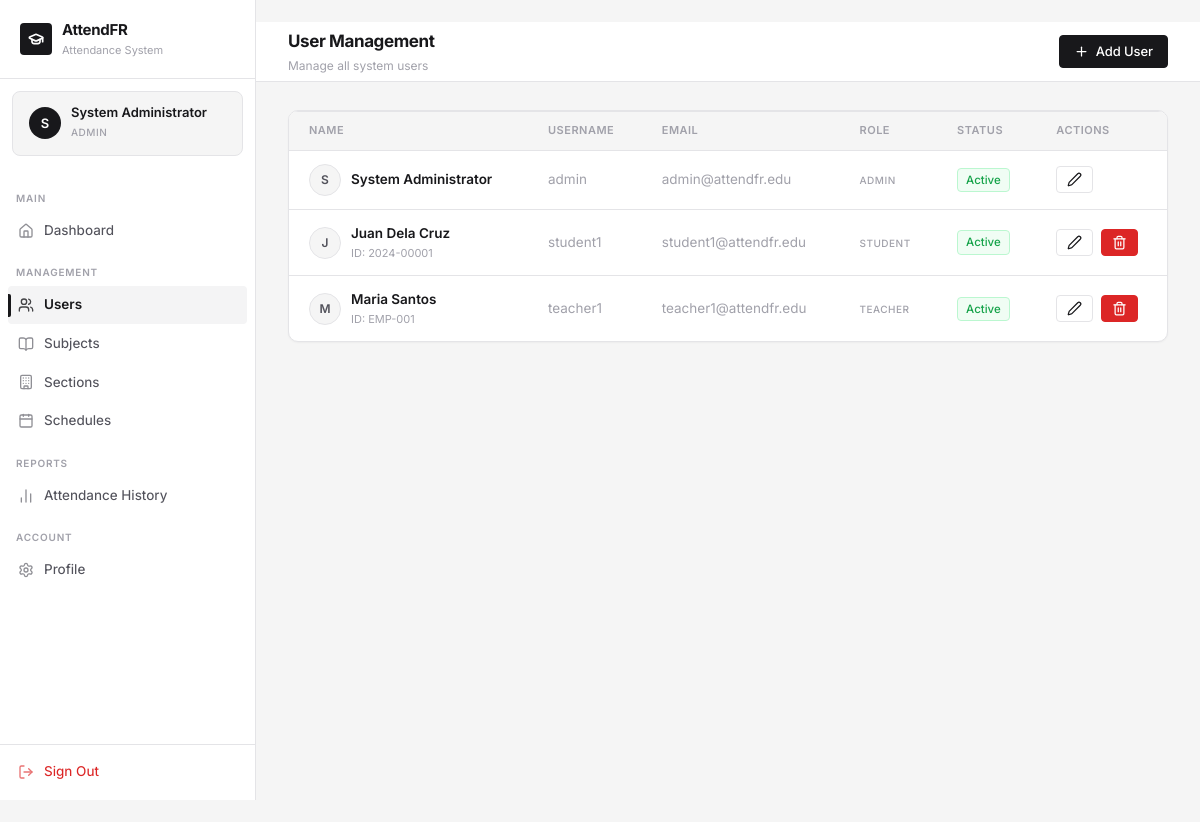
Before: /accounts/users/ (signed in) with the older database file.
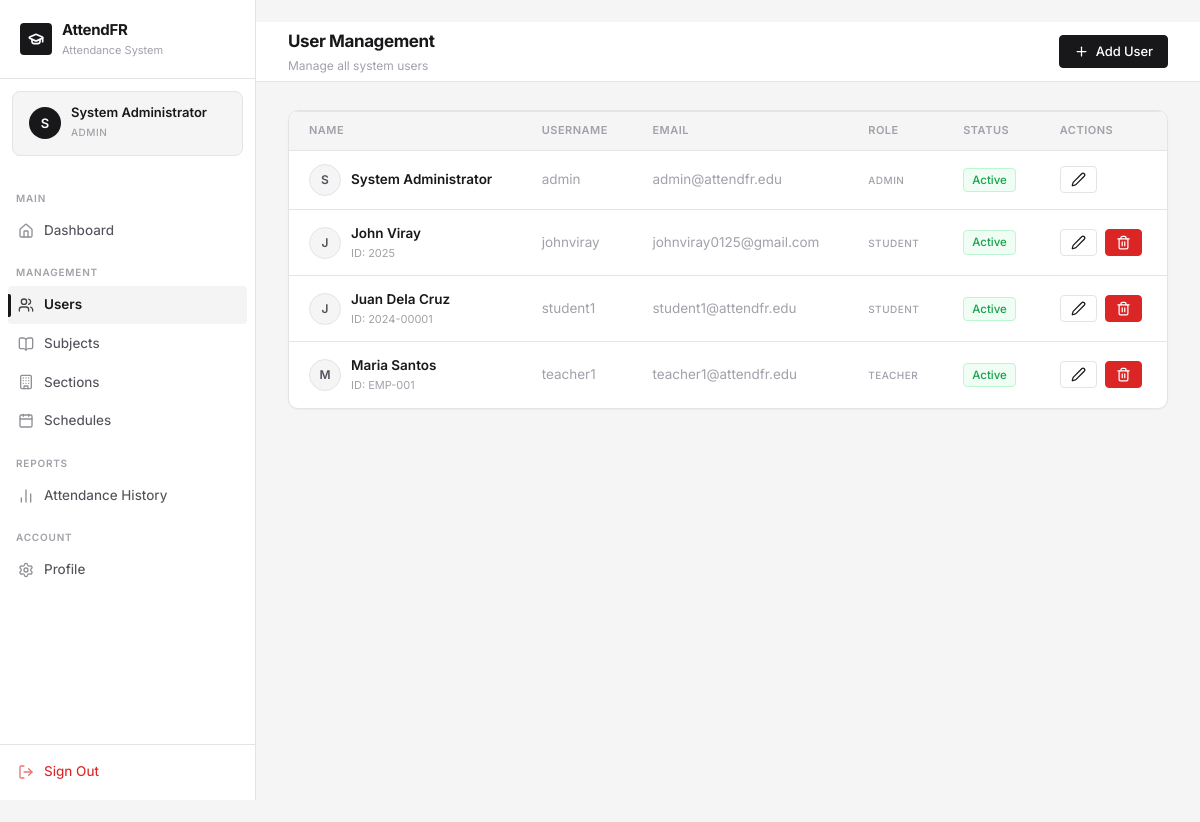
After: the same page with the newer database file.
### accounts/models.py (models this page shows, shortened)
class CustomUser(AbstractUser):
    ROLE_CHOICES = (
        ('admin', 'Admin'),
        ('teacher', 'Teacher'),
        ('student', 'Student'),
    )
    role = models.CharField(max_length=10, choices=ROLE_CHOICES, default='student')
    profile_image = models.ImageField(upload_to='profiles/', blank=True, null=True)
    phone = models.CharField(max_length=20, blank=True)
    class Meta:
        verbose_name = 'User'
        verbose_name_plural = 'Users'

class Student(models.Model):
    user = models.OneToOneField(CustomUser, on_delete=models.CASCADE, related_name='student_profile')
    student_id = models.CharField(max_length=20, unique=True)
    year_level = models.PositiveSmallIntegerField(default=1)
    course = models.CharField(max_length=100, blank=True)
    face_encoding = models.TextField(blank=True, null=True)
    face_enrolled_at = models.DateTimeField(blank=True, null=True)
    face_image = models.ImageField(upload_to='face_images/', blank=True, null=True)
    class Meta:
        verbose_name = 'Student'
        verbose_name_plural = 'Students'

class Teacher(models.Model):
    user = models.OneToOneField(CustomUser, on_delete=models.CASCADE, related_name='teacher_profile')
    employee_id = models.CharField(max_length=20, unique=True)
    department = models.CharField(max_length=100, blank=True)
    specialization = models.CharField(max_length=150, blank=True)
    class Meta:
        verbose_name = 'Teacher'
        verbose_name_plural = 'Teachers'

### accounts/views.py (the view)
# urls.py: path('users/', views.user_list_view, name='user_list'),
@login_required
@admin_required
def user_list_view(request):
    users = CustomUser.objects.all().order_by('role', 'username')
    return render(request, 'accounts/user_list.html', {'users': users})

### templates/accounts/user_list.html (shortened to what this page needs)
{% extends 'base.html' %}
{% block page_title %}User Management{% endblock %}
{% block page_subtitle %}<p>Manage all system users</p>{% endblock %}
{% block header_actions %}
  <a href="{% url 'user_create' %}" class="btn btn-primary"><i data-lucide="plus"></i> Add User</a>
{% endblock %}
{% block content %}
<div class="card">
  <div class="table-container" style="border:none;">
    <table>
      <thead>
        <tr><th>Name</th><th>Username</th><th>Email</th><th>Role</th><th>Status</th><th>Actions</th></tr>
      </thead>
      <tbody>
        {% for u in users %}
        <tr>
          <td>
            <div style="display:flex;align-items:center;gap:10px;">
              <div class="student-avatar-sm">{{ u.first_name|first|default:u.username|first|upper }}</div>
              <div>
                <div class="font-bold">{{ u.get_full_name|default:u.username }}</div>
                {% if u.role == 'teacher' and u.teacher_profile %}
                  <div class="text-muted" style="font-size:11px;">ID: {{ u.teacher_profile.employee_id }}</div>
                {% elif u.role == 'student' and u.student_profile %}
                  <div class="text-muted" style="font-size:11px;">ID: {{ u.student_profile.student_id }}</div>
                {% endif %}
              </div>
            </div>
          </td>
          <td class="text-muted">{{ u.username }}</td>
          <td class="text-muted">{{ u.email|default:"—" }}</td>
          <td><span class="role-badge {{ u.role }}">{{ u.get_role_display }}</span></td>
          <td>
            {% if u.is_active %}<span class="badge badge-success">Active</span>
            {% else %}<span class="badge badge-danger">Inactive</span>{% endif %}
          </td>
          <td>
            <div class="flex gap-1">
              <a href="{% url 'user_edit' u.pk %}" class="btn btn-outline btn-sm"><i data-lucide="edit-2"></i></a>
              {% if u != request.user %}
                <a href="{% url 'user_delete' u.pk %}" class="btn btn-danger btn-sm"><i data-lucide="trash-2"></i></a>
              {% endif %}
            </div>
          </td>
        </tr>
        {% empty %}
        <tr><td colspan="6" class="text-center text-muted">No users found.</td></tr>
        {% endfor %}
      </tbody>
    </table>
  </div>
</div>
{% endblock %}

### templates/base.html (shortened to what this page needs)
{% load static %}
<!DOCTYPE html>
<html lang="en">
<head>
  <link rel="stylesheet" href="{% static 'css/style.css' %}">
</head>
<body>
{% if user.is_authenticated %}
<div class="app-layout">
  <aside class="sidebar" id="sidebar">
    <div class="sidebar-logo">
      <div class="sidebar-logo-icon"><i data-lucide="graduation-cap"></i></div>
      <div class="sidebar-logo-text">
        <h2>AttendFR</h2>
        <p>Attendance System</p>
      </div>
    </div>
    <div class="sidebar-user">
      {% if user.profile_image %}
        <img src="{{ user.profile_image.url }}" class="sidebar-user-avatar" alt="{{ user.username }}">
      {% else %}
        <div class="sidebar-user-avatar">{{ user.first_name|first|default:user.username|first|upper }}</div>
      {% endif %}
      <div class="sidebar-user-info">
        <div class="name">{{ user.get_full_name|default:user.username }}</div>
        <span class="role-badge {{ user.role }}">{{ user.get_role_display }}</span>
      </div>
    </div>
    <nav class="sidebar-nav">
      <div class="nav-section-label">Main</div>
      <a href="{% url 'dashboard' %}" class="nav-item {% if request.resolver_match.url_name == 'dashboard' %}active{% endif %}">
        <span class="icon"><i data-lucide="home"></i></span> Dashboard
      </a>
      {% if user.role == 'admin' %}
      <div class="nav-section-label">Management</div>
      <a href="{% url 'user_list' %}" class="nav-item {% if 'user' in request.resolver_match.url_name %}active{% endif %}">
        <span class="icon"><i data-lucide="users"></i></span> Users
      </a>
      <a href="{% url 'subject_list' %}" class="nav-item {% if 'subject' in request.resolver_match.url_name %}active{% endif %}">
        <span class="icon"><i data-lucide="book-open"></i></span> Subjects
      </a>
      <a href="{% url 'section_list' %}" class="nav-item {% if 'section' in request.resolver_match.url_name %}active{% endif %}">
        <span class="icon"><i data-lucide="building"></i></span> Sections
      </a>
      <a href="{% url 'schedule_list' %}" class="nav-item {% if 'schedule' in request.resolver_match.url_name %}active{% endif %}">
        <span class="icon"><i data-lucide="calendar"></i></span> Schedules
      </a>
      <div class="nav-section-label">Reports</div>
      <a href="{% url 'attendance_history' %}" class="nav-item {% if 'history' in request.resolver_match.url_name %}active{% endif %}">
        <span class="icon"><i data-lucide="bar-chart-2"></i></span> Attendance History
      </a>
      {% elif user.role == 'teacher' %}
      <div class="nav-section-label">Teaching</div>
      <a href="{% url 'attendance_history' %}" class="nav-item {% if 'history' in request.resolver_match.url_name %}active{% endif %}">
        <span class="icon"><i data-lucide="bar-chart-2"></i></span> My Sessions
      </a>
      {% endif %}
      <div class="nav-section-label">Account</div>
      <a href="{% url 'profile' %}" class="nav-item {% if request.resolver_match.url_name == 'profile' %}active{% endif %}">
        <span class="icon"><i data-lucide="settings"></i></span> Profile
      </a>
    </nav>
    <div class="sidebar-footer">
      <a href="{% url 'logout' %}" class="nav-item" style="color: var(--danger);">
        <span class="icon"><i data-lucide="log-out"></i></span> Sign Out
      </a>
    </div>
  </aside>
  <main class="main-content">
    <header class="top-header">
      <div class="header-title">
        <h1>{% block page_title %}Dashboard{% endblock %}</h1>
        {% block page_subtitle %}<p>Welcome back, {{ user.get_full_name|default:user.username }}</p>{% endblock %}
      </div>
      <div class="header-actions">
        {% block header_actions %}{% endblock %}
      </div>
    </header>
    <div class="page-content">
      {% block content %}{% endblock %}
    </div>
  </main>
</div>
{% else %}
  {% block auth_content %}{% endblock %}
{% endif %}
</body>
</html>

Changed rows visible on the page:
added CustomUser: first_name|first "J", get_full_name "John Viray", student_profile.student_id "2025", username "johnviray", email "johnviray0125@gmail.com", role "STUDENT", is_active "Active"
